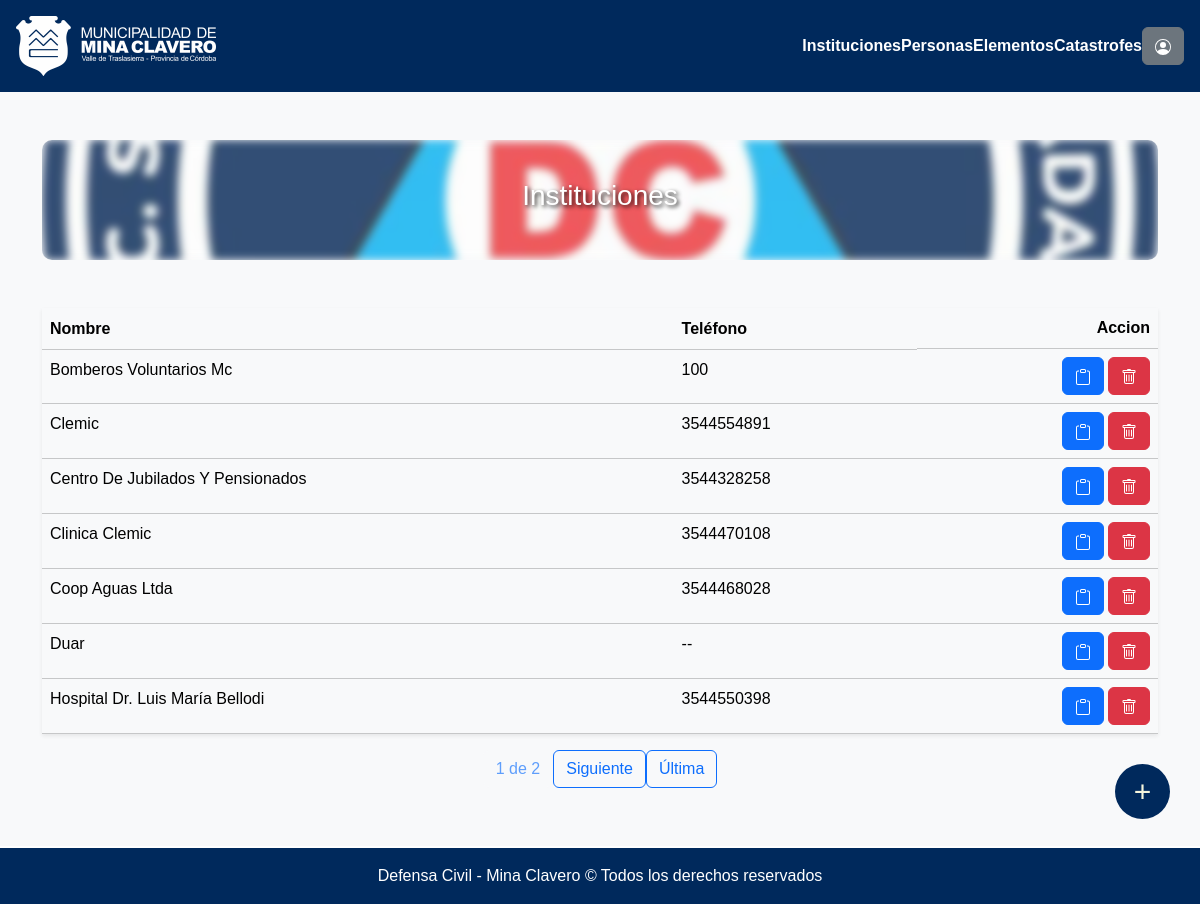
Before: /instituciones/ (signed in) with the older database file.
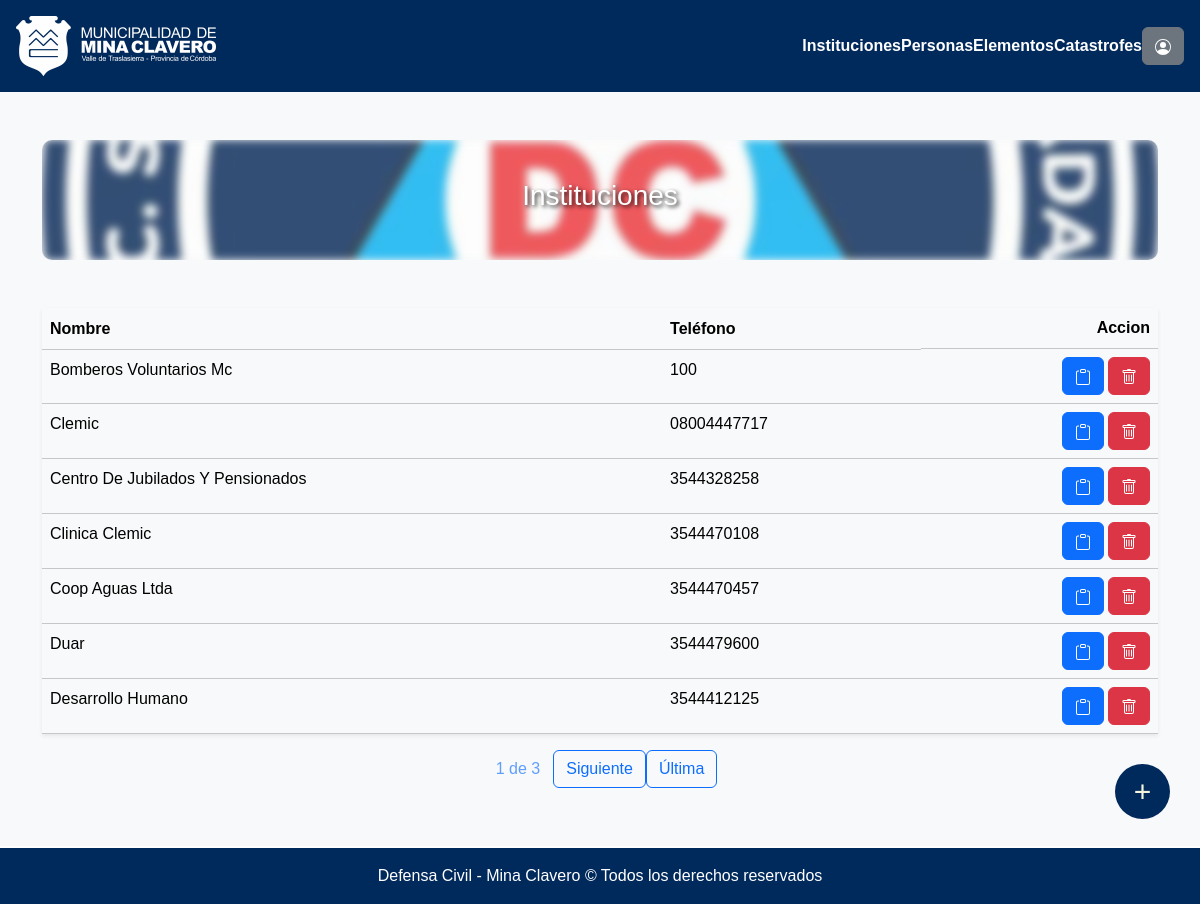
After: the same page with the newer database file.
### seguridadVial/models.py (models this page shows, shortened)
class Institucion(models.Model):
    nombre = models.CharField(max_length=120)
    descripcion = models.CharField(max_length=240)
    direccion = models.CharField(max_length=120, default="", null=True, blank=True)
    email = models.CharField(max_length=120, default="", null=True, blank=True)
    telefono = models.CharField(max_length=30, default="",null=True, blank=True)
    orden = models.IntegerField(default=0, null=True, blank=True)

### seguridadVial/views.py (the view)
# urls.py: path("instituciones/", login_required(permission_required('seguridadVial.view_institucion')(views.ListaInstitucion.as_view())), name="listaInstituciones"),
class ListaInstitucion(ListView):
    model = Institucion
    template_name = os.path.join("defensaCivil", "listas", "listaInstituciones.html")
    context_object_name = 'instituciones'
    paginate_by = 7
    def get_queryset(self):
        return Institucion.objects.all().order_by('nombre')

### municipalidad/templates/defensaCivil/listas/listaInstituciones.html (shortened to what this page needs)
{% extends "defensaCivil/base.html" %}
{% load static %}
{% block contenido %}
<div class="container mt-5">
  <div class="cont mb-5">
    <h1 class="titulo fs-3 fs-md-2 fs-lg-1">Instituciones</h1>
  </div>
    <table class="table table-light shadow-sm mt-2">
        <thead class="bg-light">
          <tr>
            <th scope="col">Nombre</th>
            <th scope="col" class="d-none d-md-table-cell">Teléfono</th>
            <th scope="col" class="d-flex justify-content-end">Accion</th>
          </tr>
        </thead>
        <tbody>
          {% for i in instituciones %}
            {% if i.nombre != "institucion" %}
              <tr>
                <td style="cursor: pointer;" onclick="window.location.href='{% url 'modificarInstitucion' i.id %}'">{{ i.nombre | title}}</td>
                <td style="cursor: pointer;" class="d-none d-md-table-cell" onclick="window.location.href='{% url 'modificarInstitucion' i.id %}'">{{ i.telefono |default_if_none:"--" }}</td>
                <td class="d-none d-lg-table-cell">
                  <div class="d-flex justify-content-end align-items-center">
                      <a class="btn btn-sm- btn-primary" href="{% url 'institucionDetalle' i.id %}">
                      </a>
                      <a class="btn btn-danger ms-1" href="{% url 'borrarInstitucion' i.id %}">
                      </a>
                  </div>
                </td>
              </tr>
            {% endif %}
          {% endfor %}
        </tbody>
    </table>
    <div class="pagination justify-content-center">
        <span class="current-page btn btn-outline-light disabled text-primary mb-3">
            {{ page_obj.number }} de {{ page_obj.paginator.num_pages }}
        </span>
        {% if page_obj.has_next %}
            <a class="btn btn-outline-primary mb-3" href="?page={{ page_obj.next_page_number }}">
                Siguiente
            </a>
            <a class="btn btn-outline-primary mb-3" href="?page={{ page_obj.paginator.num_pages }}">
                Última
            </a>
        {% endif %}
    </div>
    <a href={% url "nuevaInstitucion" %} class="customButton">+</a>
</div>
{% endblock %}

Changed rows visible on the page:
no longer on this page (row edited): Institucion: nombre "Hospital Dr. Luis María Bellodi", telefono "3544550398"
changed Institucion "Clemic": telefono "3544554891" → "08004447717"
changed Institucion "Coop Aguas Ltda": telefono "3544468028" → "3544470457"
changed Institucion "Duar": telefono "--" → "3544479600"
added Institucion: nombre "Desarrollo Humano", telefono "3544412125"
Other visible differences:
{{ page_obj.paginator.num_pages }}: "2" → "3"
